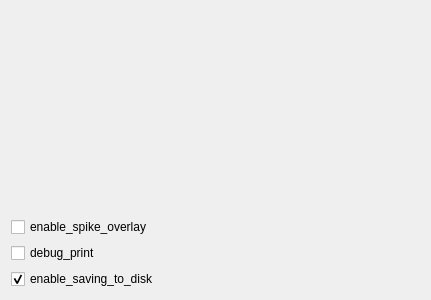
<?xml version="1.0" encoding="UTF-8"?>
<ui version="4.0">
 <class>Form</class>
 <widget class="QWidget" name="Form">
  <property name="geometry">
   <rect>
    <x>0</x>
    <y>0</y>
    <width>431</width>
    <height>300</height>
   </rect>
  </property>
  <property name="windowTitle">
   <string>Form</string>
  </property>
  <layout class="QVBoxLayout" name="verticalLayout">
   <item>
    <widget class="SingleGroupOptionalMembersCtrl" name="tupleCtrl_0" native="true"/>
   </item>
   <item>
    <widget class="SingleGroupOptionalMembersCtrl" name="tupleCtrl_1" native="true"/>
   </item>
   <item>
    <widget class="SingleGroupOptionalMembersCtrl" name="tupleCtrl_2" native="true"/>
   </item>
   <item>
    <widget class="QCheckBox" name="chkEnableSpikeOverlay">
     <property name="text">
      <string>enable_spike_overlay</string>
     </property>
    </widget>
   </item>
   <item>
    <widget class="QCheckBox" name="chkDebugPrint">
     <property name="text">
      <string>debug_print</string>
     </property>
    </widget>
   </item>
   <item>
    <widget class="QCheckBox" name="chkEnableSavingToDisk">
     <property name="text">
      <string>enable_saving_to_disk</string>
     </property>
     <property name="checked">
      <bool>true</bool>
     </property>
    </widget>
   </item>
  </layout>
 </widget>
 <customwidgets>
  <customwidget>
   <class>SingleGroupOptionalMembersCtrl</class>
   <extends>QWidget</extends>
   <header location="global">pyphoplacecellanalysis.GUI.Qt.FigureFormatConfigControls.SingleGroupOptionalMembersCtrl</header>
   <container>1</container>
   <slots>
    <signal>value_changed(object,bool,int,bool,int)</signal>
    <slot>on_update_values()</slot>
   </slots>
  </customwidget>
 </customwidgets>
 <resources/>
 <connections>
  <connection>
   <sender>chkEnableSpikeOverlay</sender>
   <signal>toggled(bool)</signal>
   <receiver>Form</receiver>
   <slot>on_update_values()</slot>
   <hints>
    <hint type="sourcelabel">
     <x>57</x>
     <y>230</y>
    </hint>
    <hint type="destinationlabel">
     <x>85</x>
     <y>5</y>
    </hint>
   </hints>
  </connection>
  <connection>
   <sender>chkDebugPrint</sender>
   <signal>toggled(bool)</signal>
   <receiver>Form</receiver>
   <slot>on_update_values()</slot>
   <hints>
    <hint type="sourcelabel">
     <x>26</x>
     <y>251</y>
    </hint>
    <hint type="destinationlabel">
     <x>33</x>
     <y>0</y>
    </hint>
   </hints>
  </connection>
  <connection>
   <sender>chkEnableSavingToDisk</sender>
   <signal>toggled(bool)</signal>
   <receiver>Form</receiver>
   <slot>on_update_values()</slot>
   <hints>
    <hint type="sourcelabel">
     <x>106</x>
     <y>279</y>
    </hint>
    <hint type="destinationlabel">
     <x>3</x>
     <y>4</y>
    </hint>
   </hints>
  </connection>
 </connections>
 <slots>
  <slot>on_update_values()</slot>
 </slots>
</ui>
